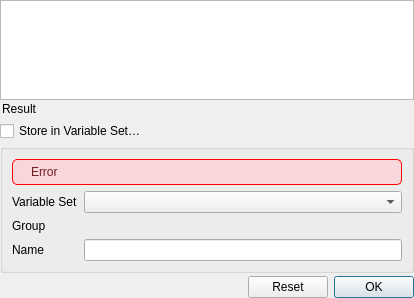
<?xml version="1.0" encoding="UTF-8"?>
<ui version="4.0">
 <class>DlgExpressionInput</class>
 <widget class="QDialog" name="DlgExpressionInput">
  <property name="geometry">
   <rect>
    <x>0</x>
    <y>0</y>
    <width>414</width>
    <height>298</height>
   </rect>
  </property>
  <property name="sizePolicy">
   <sizepolicy hsizetype="Expanding" vsizetype="Preferred">
    <horstretch>0</horstretch>
    <verstretch>0</verstretch>
   </sizepolicy>
  </property>
  <property name="minimumSize">
   <size>
    <width>350</width>
    <height>0</height>
   </size>
  </property>
  <property name="windowTitle">
   <string>Expression Editor</string>
  </property>
  <layout class="QVBoxLayout" name="verticalLayout">
   <property name="spacing">
    <number>3</number>
   </property>
   <property name="sizeConstraint">
    <enum>QLayout::SizeConstraint::SetMinimumSize</enum>
   </property>
   <property name="margin" stdset="0">
    <number>0</number>
   </property>
   <item>
    <layout class="QHBoxLayout" name="horizontalLayout_2">
     <item>
      <layout class="QVBoxLayout" name="verticalLayout_2">
       <property name="spacing">
        <number>0</number>
       </property>
       <property name="margin" stdset="0">
        <number>0</number>
       </property>
       <item>
        <layout class="QHBoxLayout" name="horizontalLayout_5">
         <item>
          <widget class="Gui::ExpressionTextEdit" name="expression">
           <property name="sizePolicy">
            <sizepolicy hsizetype="Ignored" vsizetype="MinimumExpanding">
             <horstretch>0</horstretch>
             <verstretch>0</verstretch>
            </sizepolicy>
           </property>
           <property name="minimumSize">
            <size>
             <width>10</width>
             <height>10</height>
            </size>
           </property>
          </widget>
         </item>
        </layout>
       </item>
       <item>
        <widget class="QFrame" name="ctrlArea">
         <property name="sizePolicy">
          <sizepolicy hsizetype="Preferred" vsizetype="Minimum">
           <horstretch>0</horstretch>
           <verstretch>0</verstretch>
          </sizepolicy>
         </property>
         <property name="autoFillBackground">
          <bool>true</bool>
         </property>
         <layout class="QHBoxLayout" name="horizontalLayout_4">
          <property name="spacing">
           <number>4</number>
          </property>
          <property name="margin" stdset="0">
           <number>2</number>
          </property>
          <item>
           <widget class="QLabel" name="label">
            <property name="sizePolicy">
             <sizepolicy hsizetype="Fixed" vsizetype="Preferred">
              <horstretch>0</horstretch>
              <verstretch>0</verstretch>
             </sizepolicy>
            </property>
            <property name="text">
             <string>Result</string>
            </property>
           </widget>
          </item>
          <item>
           <widget class="QLabel" name="msg">
            <property name="sizePolicy">
             <sizepolicy hsizetype="MinimumExpanding" vsizetype="Minimum">
              <horstretch>0</horstretch>
              <verstretch>0</verstretch>
             </sizepolicy>
            </property>
            <property name="palette">
             <palette>
              <active>
               <colorrole role="Text">
                <brush brushstyle="SolidPattern">
                 <color alpha="255">
                  <red>255</red>
                  <green>0</green>
                  <blue>0</blue>
                 </color>
                </brush>
               </colorrole>
              </active>
              <inactive>
               <colorrole role="Text">
                <brush brushstyle="SolidPattern">
                 <color alpha="255">
                  <red>255</red>
                  <green>0</green>
                  <blue>0</blue>
                 </color>
                </brush>
               </colorrole>
              </inactive>
              <disabled>
               <colorrole role="Text">
                <brush brushstyle="SolidPattern">
                 <color alpha="255">
                  <red>190</red>
                  <green>190</green>
                  <blue>190</blue>
                 </color>
                </brush>
               </colorrole>
              </disabled>
             </palette>
            </property>
            <property name="text">
             <string/>
            </property>
           </widget>
          </item>
         </layout>
        </widget>
       </item>
      </layout>
     </item>
     <item>
      <spacer name="horizontalSpacer">
       <property name="orientation">
        <enum>Qt::Orientation::Horizontal</enum>
       </property>
       <property name="sizeType">
        <enum>QSizePolicy::Policy::Fixed</enum>
       </property>
       <property name="sizeHint" stdset="0">
        <size>
         <width>0</width>
         <height>20</height>
        </size>
       </property>
      </spacer>
     </item>
    </layout>
   </item>
   <item>
    <layout class="QHBoxLayout" name="horizontalLayout_3">
     <item>
      <widget class="QCheckBox" name="checkBoxVarSets">
       <property name="toolTip">
        <string>Store the expression in a newly created property in the selected Variable Set.
The property of this object will refer to the property of the Variable Set.</string>
       </property>
       <property name="text">
        <string>Store in Variable Set…</string>
       </property>
      </widget>
     </item>
    </layout>
   </item>
   <item>
    <widget class="QGroupBox" name="groupBoxVarSets">
     <property name="title">
      <string/>
     </property>
     <layout class="QVBoxLayout" name="verticalLayout_3">
      <item>
       <widget class="QFrame" name="errorFrame">
        <property name="enabled">
         <bool>true</bool>
        </property>
        <property name="sizePolicy">
         <sizepolicy hsizetype="Preferred" vsizetype="Preferred">
          <horstretch>0</horstretch>
          <verstretch>0</verstretch>
         </sizepolicy>
        </property>
        <property name="minimumSize">
         <size>
          <width>0</width>
          <height>0</height>
         </size>
        </property>
        <property name="styleSheet">
         <string notr="true">#errorFrame { border: 1px solid red; border-radius: 5px; background-color: #f8d7da; color: #721c24; } #errorTextLabel { color: #721c24; }</string>
        </property>
        <property name="frameShape">
         <enum>QFrame::Shape::StyledPanel</enum>
        </property>
        <property name="frameShadow">
         <enum>QFrame::Shadow::Raised</enum>
        </property>
        <layout class="QHBoxLayout" name="horizontalLayout">
         <property name="leftMargin">
          <number>5</number>
         </property>
         <property name="topMargin">
          <number>5</number>
         </property>
         <property name="rightMargin">
          <number>5</number>
         </property>
         <property name="bottomMargin">
          <number>5</number>
         </property>
         <item>
          <widget class="QLabel" name="errorIconLabel">
           <property name="sizePolicy">
            <sizepolicy hsizetype="Fixed" vsizetype="Minimum">
             <horstretch>0</horstretch>
             <verstretch>0</verstretch>
            </sizepolicy>
           </property>
           <property name="text">
            <string/>
           </property>
          </widget>
         </item>
         <item>
          <widget class="QLabel" name="errorTextLabel">
           <property name="sizePolicy">
            <sizepolicy hsizetype="Preferred" vsizetype="MinimumExpanding">
             <horstretch>0</horstretch>
             <verstretch>0</verstretch>
            </sizepolicy>
           </property>
           <property name="text">
            <string>Error</string>
           </property>
           <property name="textFormat">
            <enum>Qt::TextFormat::PlainText</enum>
           </property>
           <property name="alignment">
            <set>Qt::AlignmentFlag::AlignLeading|Qt::AlignmentFlag::AlignLeft|Qt::AlignmentFlag::AlignVCenter</set>
           </property>
           <property name="wordWrap">
            <bool>true</bool>
           </property>
           <property name="margin">
            <number>0</number>
           </property>
          </widget>
         </item>
        </layout>
       </widget>
      </item>
      <item>
       <layout class="QFormLayout" name="formLayout">
        <item row="0" column="0">
         <widget class="QLabel" name="labelVarSet">
          <property name="text">
           <string>Variable Set</string>
          </property>
         </widget>
        </item>
        <item row="0" column="1">
         <widget class="QComboBox" name="comboBoxVarSet"/>
        </item>
        <item row="1" column="0">
         <widget class="QLabel" name="labelGroup">
          <property name="text">
           <string>Group</string>
          </property>
         </widget>
        </item>
        <item row="2" column="0">
         <widget class="QLabel" name="LabelPropNew">
          <property name="text">
           <string>Name</string>
          </property>
         </widget>
        </item>
        <item row="2" column="1">
         <widget class="QLineEdit" name="lineEditPropNew">
          <property name="sizePolicy">
           <sizepolicy hsizetype="Preferred" vsizetype="Fixed">
            <horstretch>0</horstretch>
            <verstretch>0</verstretch>
           </sizepolicy>
          </property>
         </widget>
        </item>
       </layout>
      </item>
     </layout>
    </widget>
   </item>
   <item>
    <layout class="QHBoxLayout" name="horizontalLayout_6">
     <item>
      <spacer name="horizontalSpacer_2">
       <property name="orientation">
        <enum>Qt::Orientation::Horizontal</enum>
       </property>
       <property name="sizeHint" stdset="0">
        <size>
         <width>0</width>
         <height>20</height>
        </size>
       </property>
      </spacer>
     </item>
     <item>
      <widget class="QDialogButtonBox" name="buttonBox">
       <property name="sizePolicy">
        <sizepolicy hsizetype="Fixed" vsizetype="Fixed">
         <horstretch>0</horstretch>
         <verstretch>0</verstretch>
        </sizepolicy>
       </property>
       <property name="standardButtons">
        <set>QDialogButtonBox::StandardButton::Ok|QDialogButtonBox::StandardButton::Reset</set>
       </property>
      </widget>
     </item>
    </layout>
   </item>
  </layout>
 </widget>
 <customwidgets>
  <customwidget>
   <class>Gui::ExpressionTextEdit</class>
   <extends>QTextEdit</extends>
   <header>ExpressionCompleter.h</header>
  </customwidget>
 </customwidgets>
 <tabstops>
  <tabstop>expression</tabstop>
 </tabstops>
 <resources/>
 <connections>
  <connection>
   <sender>buttonBox</sender>
   <signal>accepted()</signal>
   <receiver>DlgExpressionInput</receiver>
   <slot>accept()</slot>
   <hints>
    <hint type="sourcelabel">
     <x>275</x>
     <y>94</y>
    </hint>
    <hint type="destinationlabel">
     <x>310</x>
     <y>63</y>
    </hint>
   </hints>
  </connection>
 </connections>
</ui>
